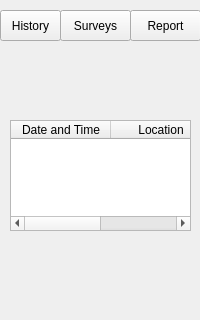
<?xml version="1.0" encoding="UTF-8"?>
<ui version="4.0">
 <class>MainWindow</class>
 <widget class="QMainWindow" name="MainWindow">
  <property name="enabled">
   <bool>true</bool>
  </property>
  <property name="geometry">
   <rect>
    <x>0</x>
    <y>0</y>
    <width>200</width>
    <height>320</height>
   </rect>
  </property>
  <property name="windowTitle">
   <string>MainWindow</string>
  </property>
  <widget class="QWidget" name="centralWidget">
   <widget class="QTableWidget" name="latest_info_table">
    <property name="geometry">
     <rect>
      <x>10</x>
      <y>120</y>
      <width>181</width>
      <height>111</height>
     </rect>
    </property>
    <column>
     <property name="text">
      <string>Date and Time</string>
     </property>
     <property name="background">
      <color>
       <red>197</red>
       <green>197</green>
       <blue>197</blue>
      </color>
     </property>
    </column>
    <column>
     <property name="text">
      <string>Location</string>
     </property>
    </column>
   </widget>
   <widget class="QPushButton" name="pushButton">
    <property name="geometry">
     <rect>
      <x>0</x>
      <y>10</y>
      <width>61</width>
      <height>31</height>
     </rect>
    </property>
    <property name="text">
     <string>History</string>
    </property>
   </widget>
   <widget class="QPushButton" name="pushButton_2">
    <property name="geometry">
     <rect>
      <x>60</x>
      <y>10</y>
      <width>71</width>
      <height>31</height>
     </rect>
    </property>
    <property name="text">
     <string>Surveys</string>
    </property>
   </widget>
   <widget class="QPushButton" name="pushButton_3">
    <property name="geometry">
     <rect>
      <x>130</x>
      <y>10</y>
      <width>71</width>
      <height>31</height>
     </rect>
    </property>
    <property name="text">
     <string>Report</string>
    </property>
   </widget>
  </widget>
  <widget class="QMenuBar" name="menuBar">
   <property name="geometry">
    <rect>
     <x>0</x>
     <y>0</y>
     <width>200</width>
     <height>21</height>
    </rect>
   </property>
  </widget>
 </widget>
 <layoutdefault spacing="6" margin="11"/>
 <resources/>
 <connections>
  <connection>
   <sender>pushButton</sender>
   <signal>clicked()</signal>
   <receiver>MainWindow</receiver>
   <slot>history_btn_pressed()</slot>
   <hints>
    <hint type="sourcelabel">
     <x>36</x>
     <y>42</y>
    </hint>
    <hint type="destinationlabel">
     <x>40</x>
     <y>79</y>
    </hint>
   </hints>
  </connection>
  <connection>
   <sender>pushButton_2</sender>
   <signal>clicked()</signal>
   <receiver>MainWindow</receiver>
   <slot>survey_btn_pressed()</slot>
   <hints>
    <hint type="sourcelabel">
     <x>88</x>
     <y>44</y>
    </hint>
    <hint type="destinationlabel">
     <x>107</x>
     <y>105</y>
    </hint>
   </hints>
  </connection>
  <connection>
   <sender>pushButton_3</sender>
   <signal>clicked()</signal>
   <receiver>MainWindow</receiver>
   <slot>report_btn_pressed()</slot>
   <hints>
    <hint type="sourcelabel">
     <x>177</x>
     <y>49</y>
    </hint>
    <hint type="destinationlabel">
     <x>186</x>
     <y>124</y>
    </hint>
   </hints>
  </connection>
 </connections>
 <slots>
  <slot>history_btn_pressed()</slot>
  <slot>survey_btn_pressed()</slot>
  <slot>report_btn_pressed()</slot>
 </slots>
</ui>
